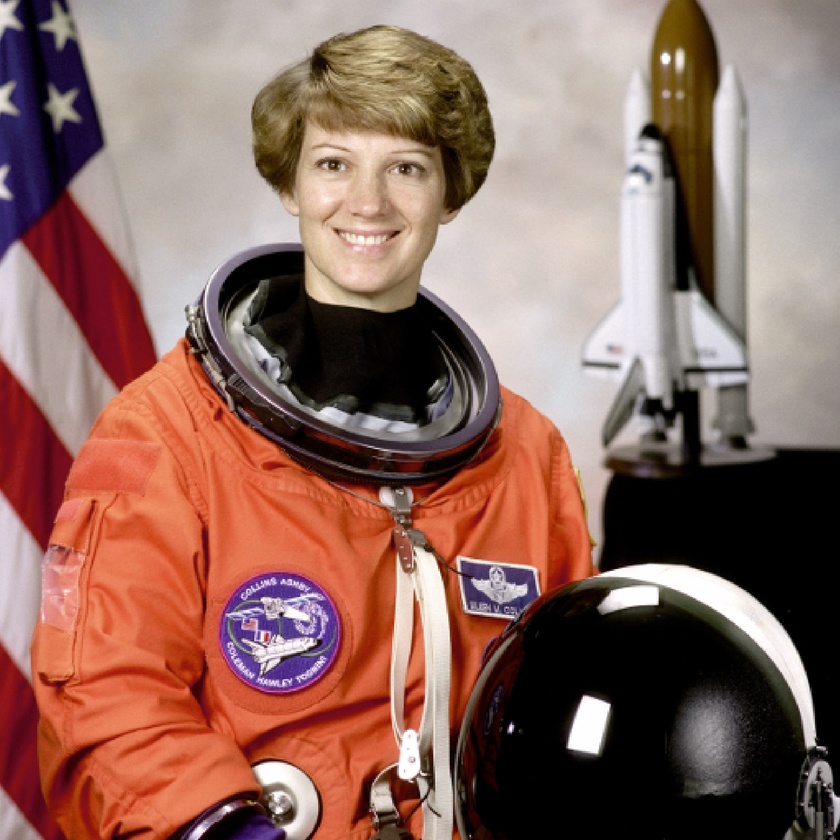
#> input picture ch_07_domain/example.jpg, 840 x 840 px, shrunk from 1737 x 1739 before the run
$ jupyter execute '138_로버츠 마스크 에지 검출.ipynb'   (older library calls are emulated)
#> lines starting #> are read from the running program, lines starting #| are printed output that depends on the picture
[cell 1]
import cv2
import numpy as np
import matplotlib.pyplot as plt

# 이미지 불러오기 (흑백 이미지로 변환)
image = cv2.imread('example.jpg', cv2.IMREAD_GRAYSCALE)
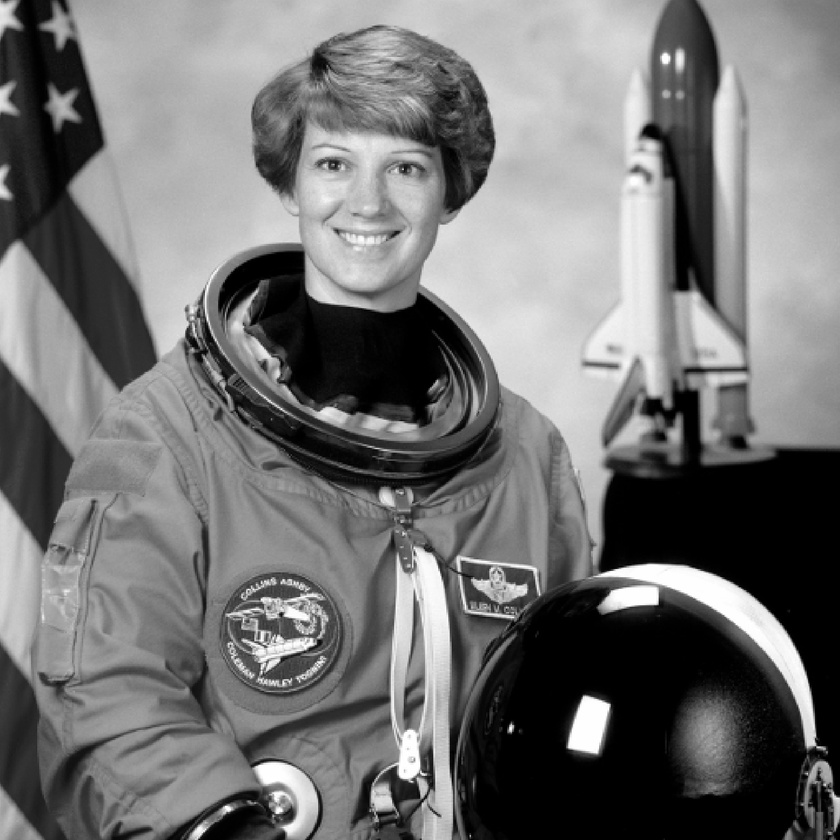
#> image: shape (840, 840); min 0, max 255, mean 115.4

# 로버츠 마스크 정의
Gx = np.array([[1, 0],
               [0, -1]])  # x 방향

Gy = np.array([[0, 1],
               [-1, 0]])  # y 방향

# 마스크를 이용해 이미지 필터링 (convolution)
edge_x = cv2.filter2D(image, cv2.CV_64F, Gx)  # x 방향 에지
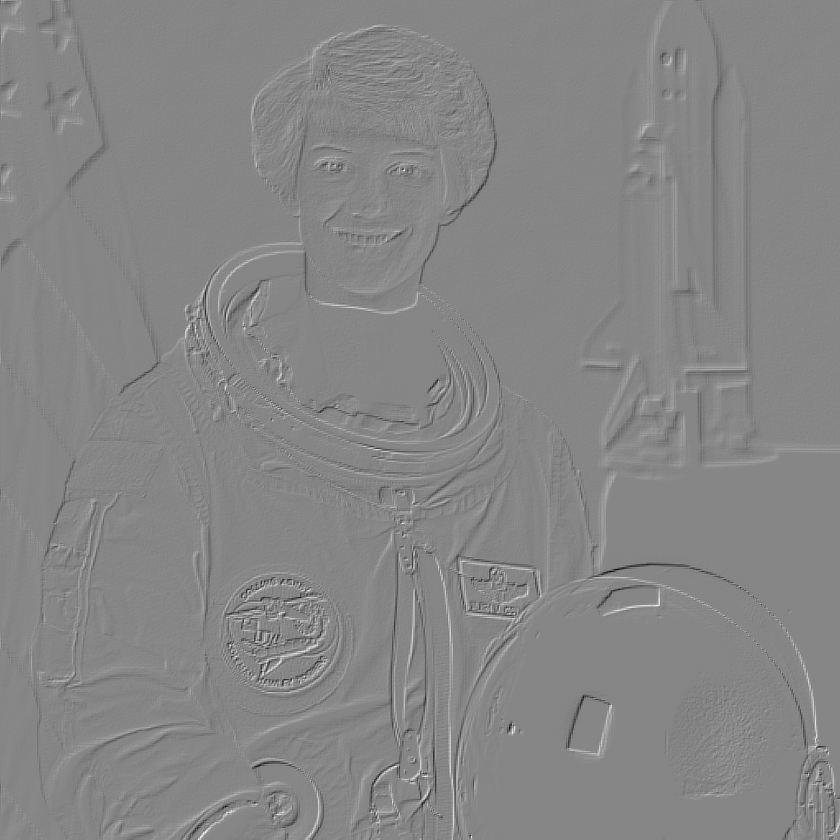
#> edge_x: shape (840, 840) float64; min -204, max 184, mean 0.2; drawn with min black and max white
edge_y = cv2.filter2D(image, cv2.CV_64F, Gy)  # y 방향 에지
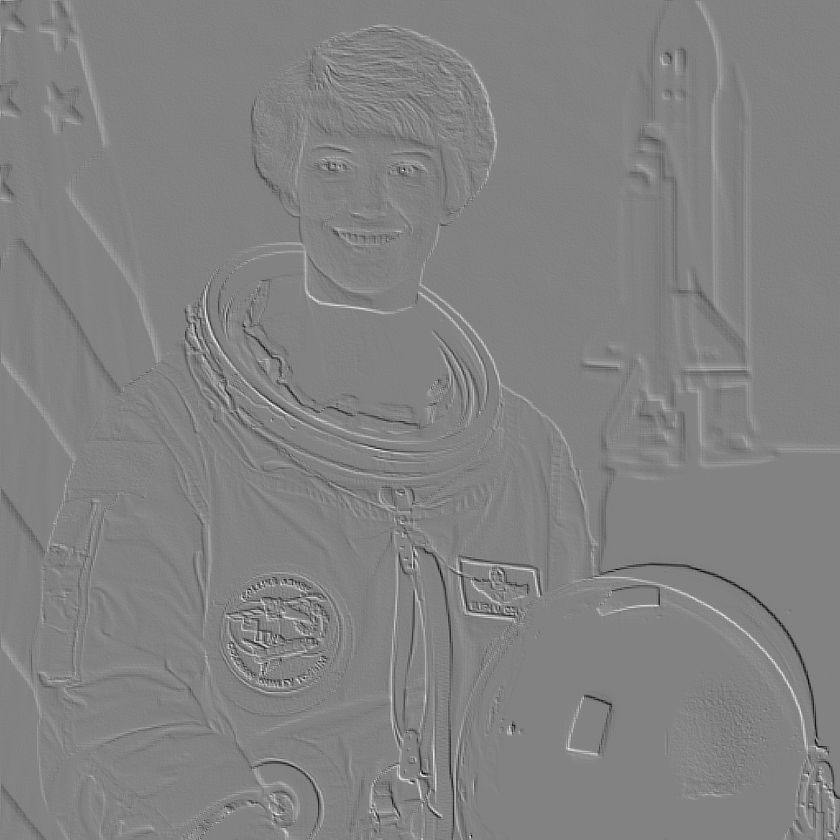
#> edge_y: shape (840, 840) float64; min -182, max 174, mean 0.1; drawn with min black and max white

# 에지 크기 계산 (정확한 값)
edge_magnitude = np.sqrt(np.square(edge_x) + np.square(edge_y))
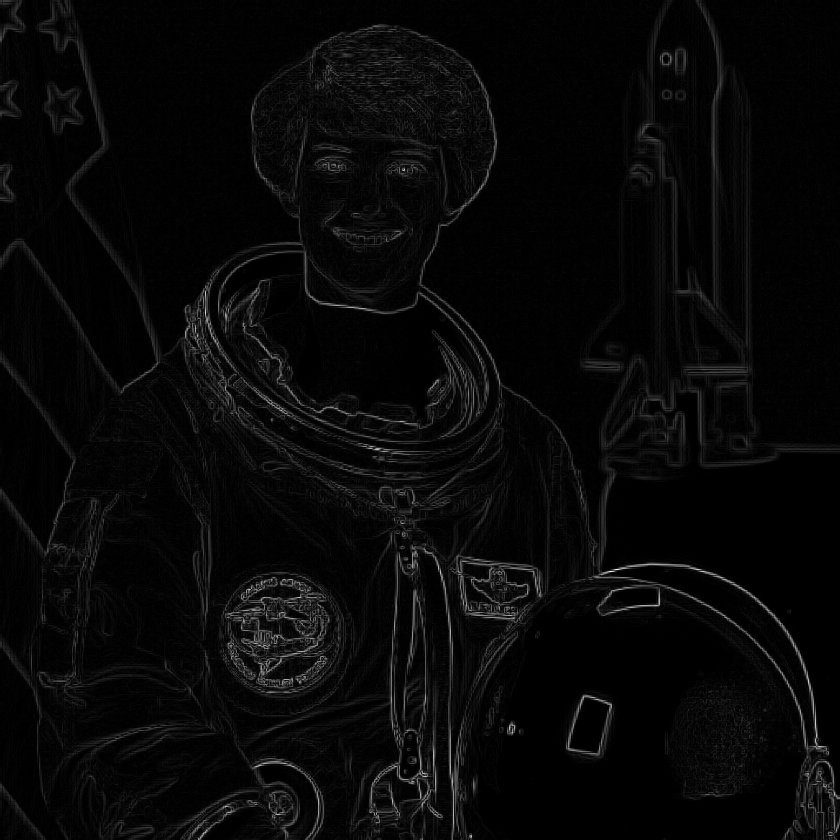
#> edge_magnitude: shape (840, 840) float64; min 0, max 266.8, mean 8.9; drawn with min black and max white
edge_magnitude = cv2.normalize(edge_magnitude, None, 0, 255, cv2.NORM_MINMAX)  # 정규화

# 에지 크기 근사값 계산 (|Gx| + |Gy|)
edge_approx = np.abs(edge_x) + np.abs(edge_y)
edge_approx = cv2.normalize(edge_approx, None, 0, 255, cv2.NORM_MINMAX)  # 정규화

# 결과 출력 (두 줄로 배치)
plt.figure(figsize=(15, 10))  # 전체 플롯 크기 조정

fs = 15  # 폰트 크기 설정

# 첫 번째 줄: 원본 이미지, Gx, Gy
plt.subplot(2, 3, 1)
plt.title("Original Image", fontsize=fs)
plt.imshow(image, cmap='gray')
plt.axis('off')

plt.subplot(2, 3, 2)
plt.title("Roberts Edge X (Gx)", fontsize=fs)
plt.imshow(np.abs(edge_x), cmap='gray')  # 절댓값으로 표시
plt.axis('off')

plt.subplot(2, 3, 3)
plt.title("Roberts Edge Y (Gy)", fontsize=fs)
plt.imshow(np.abs(edge_y), cmap='gray')  # 절댓값으로 표시
plt.axis('off')

# 두 번째 줄: Edge Magnitude, Approximation
plt.subplot(2, 3, 4)
plt.title("Edge Magnitude (G)", fontsize=fs)
plt.imshow(edge_magnitude, cmap='gray')
plt.axis('off')

plt.subplot(2, 3, 5)
plt.title("Approx. Edge (|Gx| + |Gy|)", fontsize=fs)
plt.imshow(edge_approx, cmap='gray')
plt.axis('off')

# 레이아웃 조정
plt.tight_layout()
plt.show()
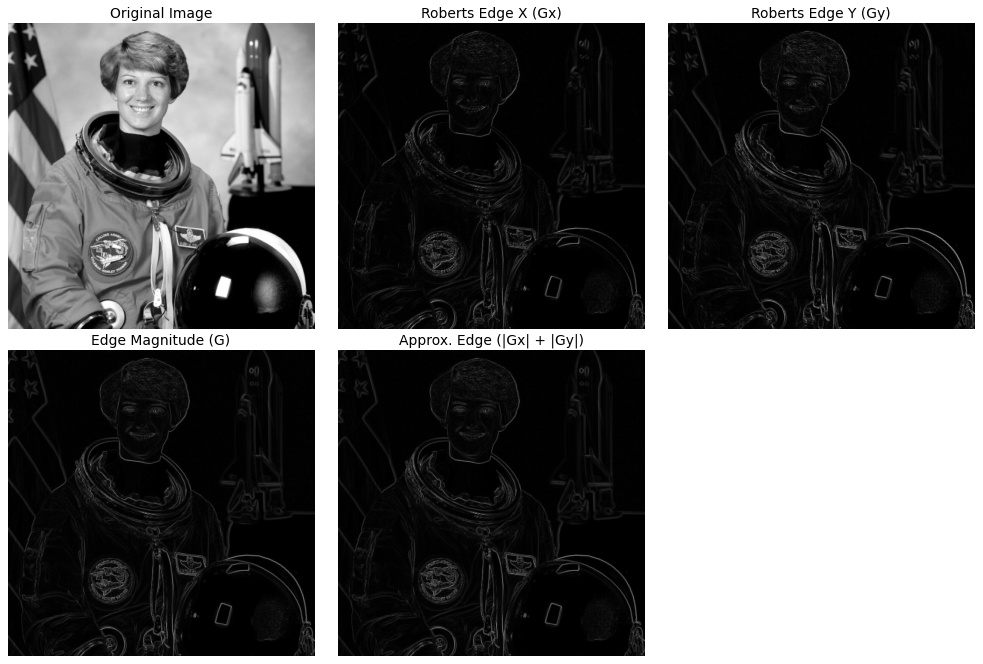
#> figure drawn by matplotlib, 5 panels

$ run again, with ch_07_domain/sharpen.jpg copied over ch_07_domain/example.jpg
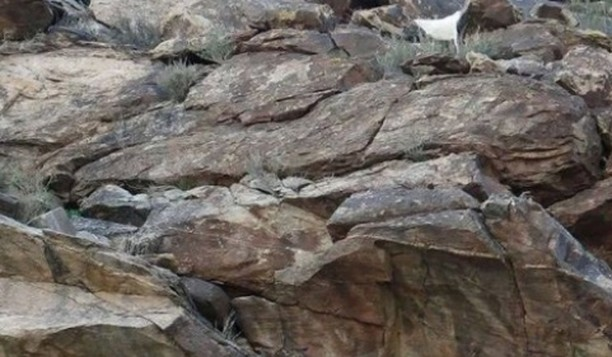
#> input picture ch_07_domain/sharpen.jpg, 612 x 357 px
#> `edge_y = cv2.filter2D(image, cv2.CV_64F, Gy)`:
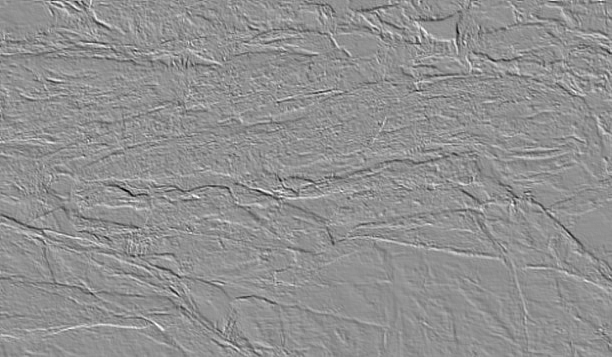
#> edge_y: shape (357, 612) float64; min -125, max 95, mean 0; drawn with min black and max white
#> `edge_magnitude = cv2.normalize(edge_magnitude, None, 0, 255, cv2.NORM_..`:
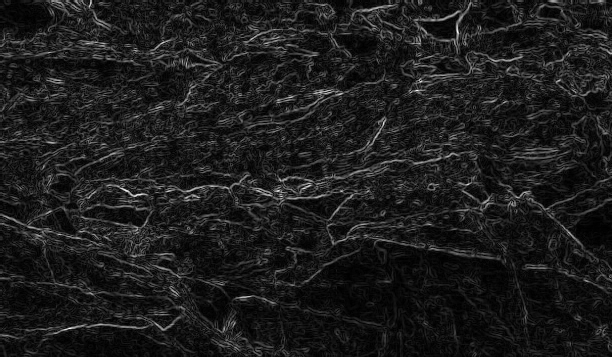
#> edge_magnitude: shape (357, 612) float64; min 0, max 255, mean 29; drawn with min black and max white
